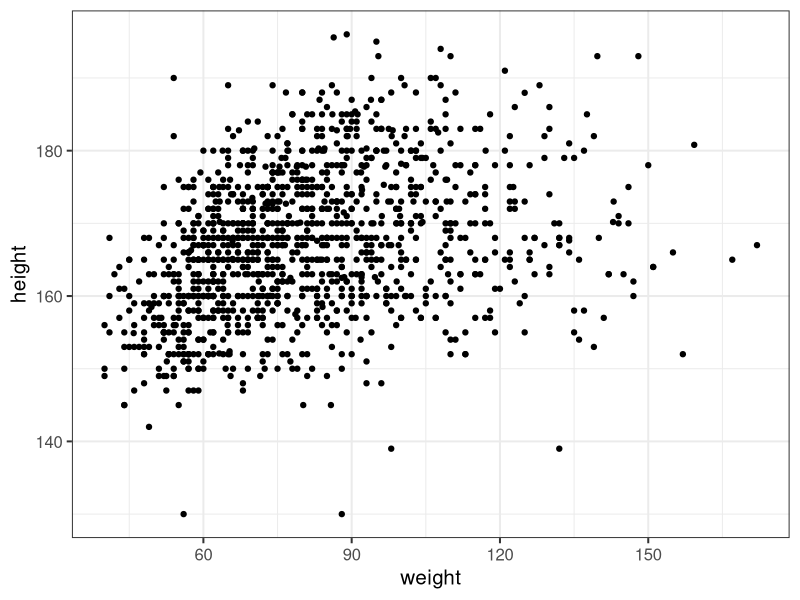
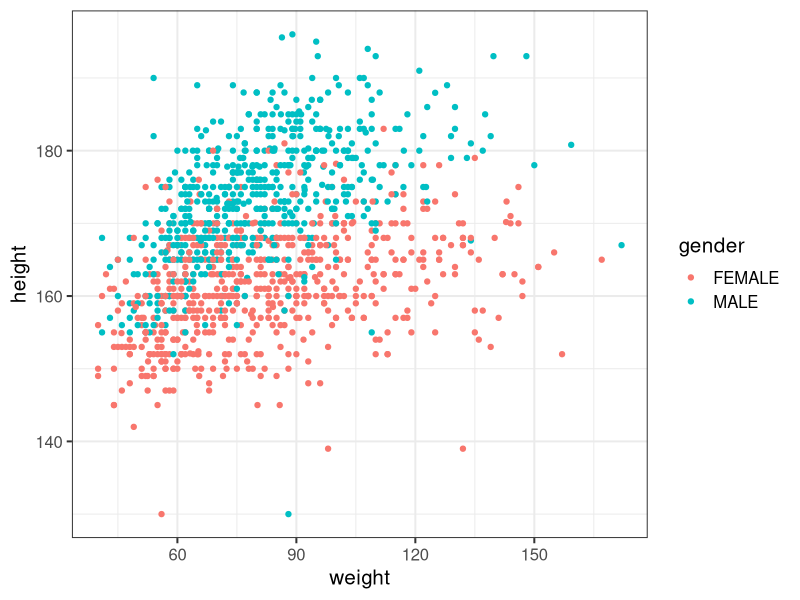
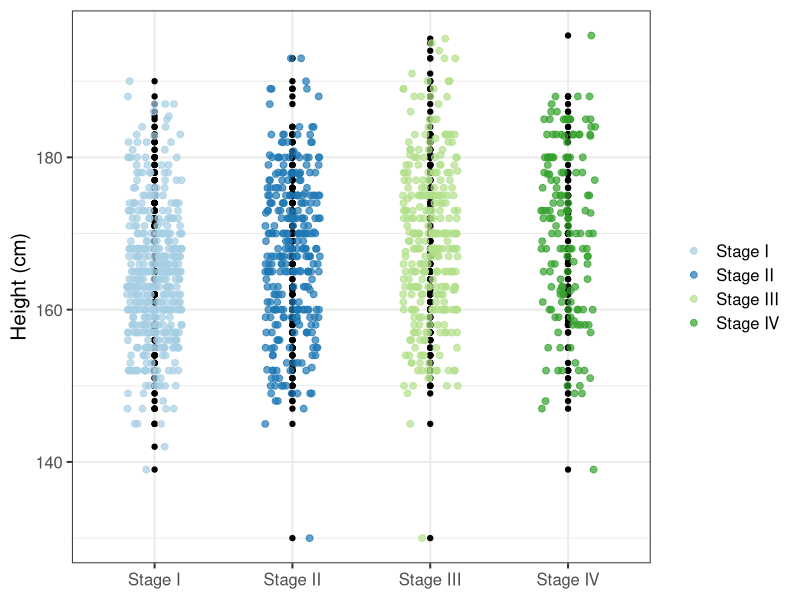
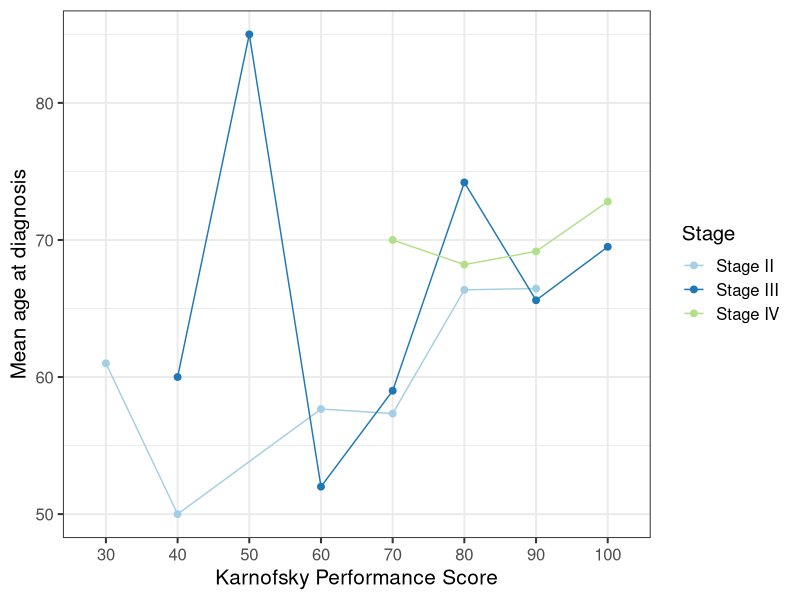
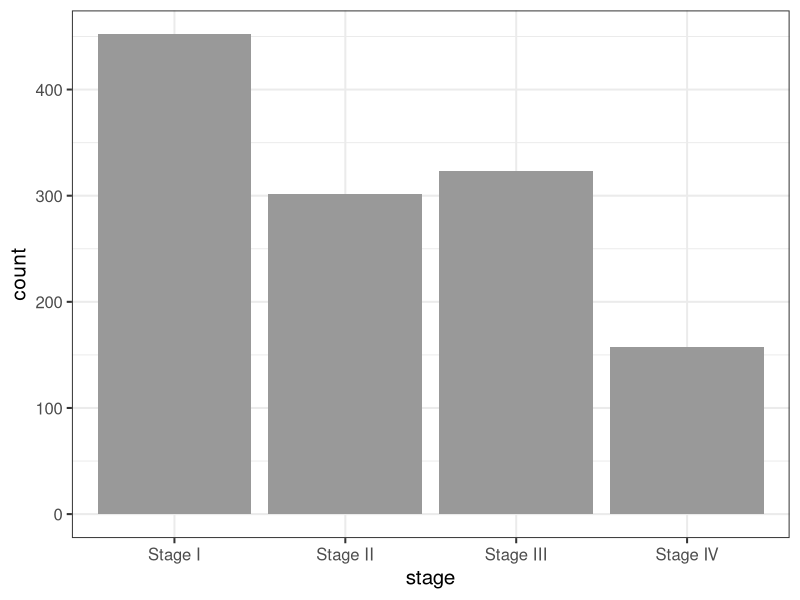
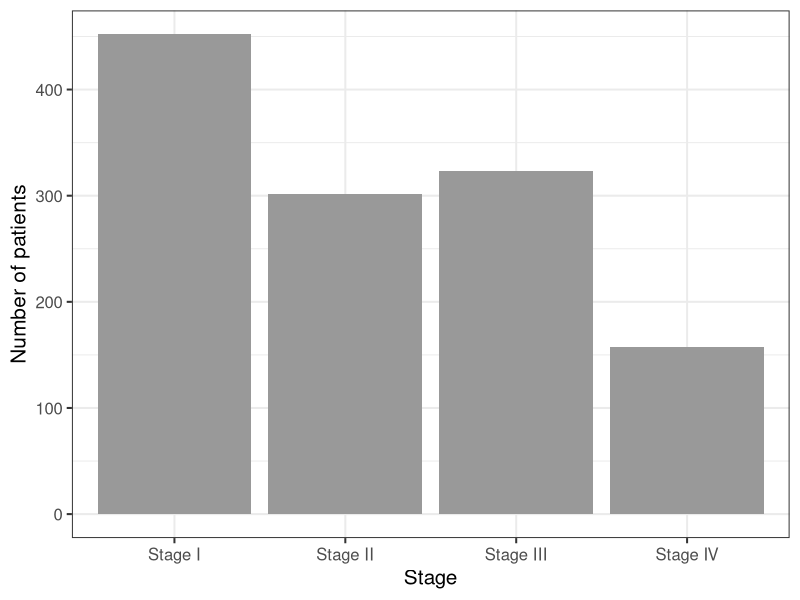
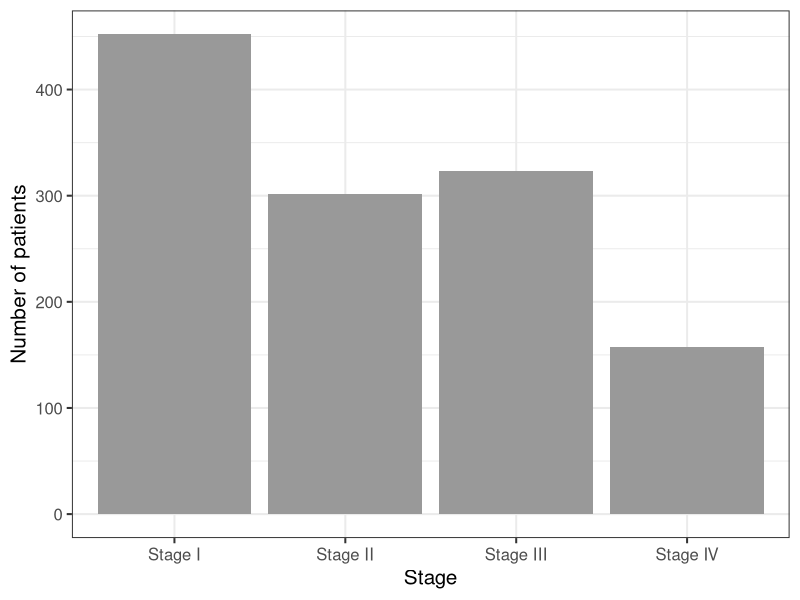
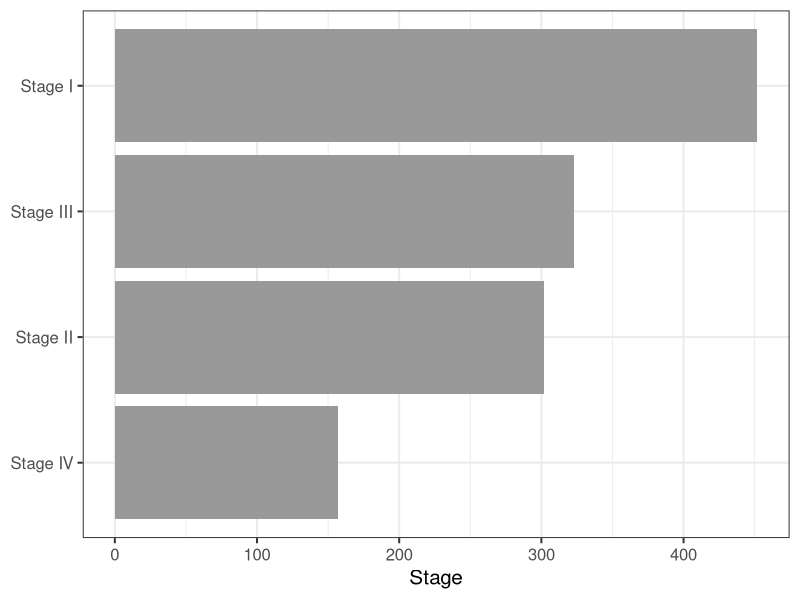

These charts were generated, in order, by the following R code:
## ---- chunk 1
knitr::opts_chunk$set(echo = TRUE, fig.height = 4, fig.width = 5, fig.align = "center", warning = FALSE)
## ---- chunk 2
library(tidyverse)
library(patchwork)

tcga_clinical <- read_csv(here::here("data", "tcga-clinical-viz.csv"))

head(tcga_clinical)
## ---- chunk 3
# set theme to theme_bw()
theme_set(theme_bw(base_size = 15))

wt_ht_scatter <- ggplot(
  data = tcga_clinical,
  mapping = aes(x = weight, y = height)) +
  geom_point()

wt_ht_scatter
## ---- chunk 4
wt_ht_scatter_gender <- ggplot(
  data = tcga_clinical,
  mapping = aes(x = weight, y = height, color = gender)) +
  geom_point()

wt_ht_scatter_gender
## ---- chunk 5
tcga_clinical %>% 
  ggplot(mapping = aes(x = stage, y = height)) +
  geom_point() +
  geom_jitter(aes(color = stage), width = 0.2, size = 2, alpha = 0.7) +
  labs(x = NULL, y = "Height (cm)") +
  scale_color_brewer(NULL, palette = "Paired") 
## ---- chunk 6
# mean age
mean_age_kps <- tcga_clinical %>% 
  drop_na(stage, karnofsky_performance_score) %>% 
  group_by(stage, karnofsky_performance_score) %>% 
  summarise(mean_age = mean(age_at_initial_pathologic_diagnosis, na.rm = TRUE))

# plot
mean_age_kps_line <- mean_age_kps %>% 
  ggplot(aes(x = factor(karnofsky_performance_score), y = mean_age, 
             group = stage, color = stage)) +
  geom_point(size = 2) +
  geom_line() +
  scale_x_discrete("Karnofsky Performance Score") +
  scale_y_continuous("Mean age at diagnosis") +
  scale_color_brewer("Stage", palette = "Paired") 

mean_age_kps_line
## ---- chunk 7
tcga_clinical %>% 
  ggplot(aes(x = stage)) +
  geom_bar(fill = "gray60")
## ---- chunk 8
# Count by stage
stage_count <- tcga_clinical %>% 
  count(stage, .drop = TRUE)

# use stat = "identity"
ggplot(data = stage_count, aes(x = stage, y = n)) +
  geom_bar(stat = "identity", fill = "gray60") +
  labs(x = "Stage", y = "Number of patients")
## ---- chunk 9
ggplot(data = stage_count, aes(x = stage, y = n)) +
  geom_col(fill = "gray60") +
  labs(x = "Stage", y = "Number of patients")
## ---- chunk 10
ggplot(data = stage_count, aes(y = fct_reorder(stage, n), x = n)) +
  geom_bar(stat = "identity", fill = "gray60") +
  labs(x = "Stage", y = NULL) 
## ---- chunk 11
groupedbar_gender <- tcga_clinical %>% 
  ggplot(aes(x = stage, fill = gender)) +
  geom_bar(position = "dodge") +
  labs(x = NULL, y = "Number of patients") +
  scale_fill_viridis_d(NULL)

groupedbar_gender
## ---- chunk 12
stackedbar_gender <- tcga_clinical %>% 
  ggplot(aes(x = stage, fill = gender)) +
  geom_bar(position = "stack") +
  labs(x = NULL, y = "Number of patients") +
  scale_fill_viridis_d(NULL)

stackedbar_gender
## ---- chunk 13
boxplot_gender <- ggplot(
  data = tcga_clinical, 
  aes(x = stage, y = weight, fill = gender)) +
  geom_boxplot() +
  labs(x = NULL, y = "Weight (kg)") +
  scale_fill_brewer(palette = "Dark2")

boxplot_gender
## ---- chunk 14
hist_age <- ggplot(tcga_clinical, aes(x = age_at_initial_pathologic_diagnosis)) +
  geom_histogram(fill = "gray60", color = "gray80") +
  labs(x = "Age at diagnosis")

hist_age
## ---- chunk 15
ggplot(
  tcga_clinical, 
  aes(x = height, fill = gender)) +
  geom_density(alpha = 0.8, color = "transparent") +
  labs(x = "Height (cm)") +
  scale_fill_viridis_d(NULL) 
## ---- chunk 16
wt_violin <- ggplot(
  tcga_clinical, aes(x = gender, y = weight)) +
  geom_violin(trim = FALSE) 

wt_violin
## ---- chunk 17
# violin plot with quantile lines
ggplot(
  tcga_clinical, aes(x = gender, y = weight)) +
  geom_violin(trim = FALSE, draw_quantiles = c(0.25, 0.5, 0.75)) 
## ---- chunk 18
wt_violin2 <- ggplot(
  tcga_clinical, aes(x = gender, y = weight, fill = gender)) +
  geom_violin(trim = FALSE) +
  geom_boxplot(width = 0.1, show.legend = FALSE)

wt_violin2
## ---- chunk 19
wt_heatmap <- ggplot(tcga_clinical, aes(x = stage, y = tumor_tissue_site, fill = weight)) +
  geom_tile(
    color = "white", lwd = 1, linetype = 1) +
  scale_fill_gradient(
    low = "white", high = "blue", na.value = "red") +
  coord_fixed() + 
  theme_minimal(base_size = 15) +
  theme(panel.grid = element_blank())

wt_heatmap
## ---- chunk 20
# combine two plots horizontally
wt_ht_scatter + mean_age_kps_line
## ---- chunk 21
# stack two plots
wt_violin2 / hist_age
## ---- chunk 22
nested_patch <- mean_age_kps_line / (wt_ht_scatter | hist_age)

nested_patch
## ---- chunk 23
(boxplot_gender / (wt_ht_scatter | hist_age)) +
  plot_annotation(
    title = "Combining three plots",
    subtitle = "Annotating each plot",
    caption = "Data source: TCGA data",
    tag_levels = "A", tag_suffix = ".")
## ---- chunk 24
mean_age_kps_line / (wt_ht_scatter | hist_age) & theme_gray()
## ---- chunk 25
(mean_age_kps_line / (wt_ht_scatter | hist_age)) * theme_gray()
## ---- chunk 26
(groupedbar_gender | (stackedbar_gender / hist_age)) +
  plot_layout(guides = "collect")
